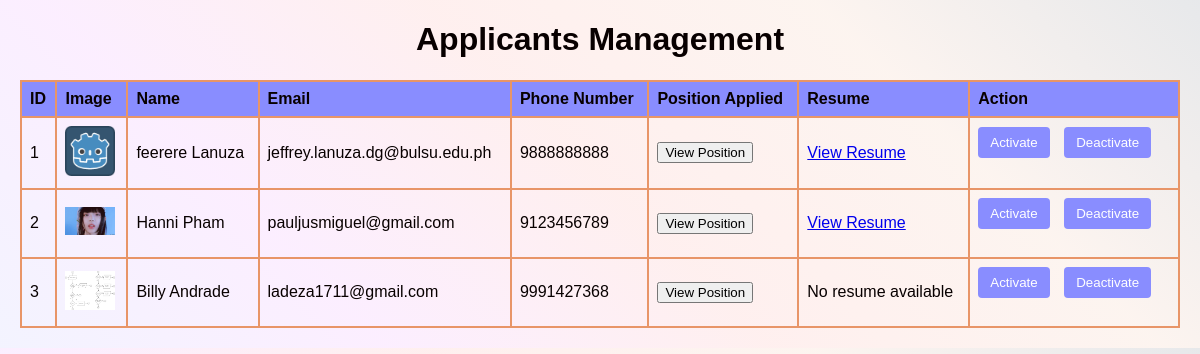
Before: /jobseeker_list/ (signed in) with the older database file.
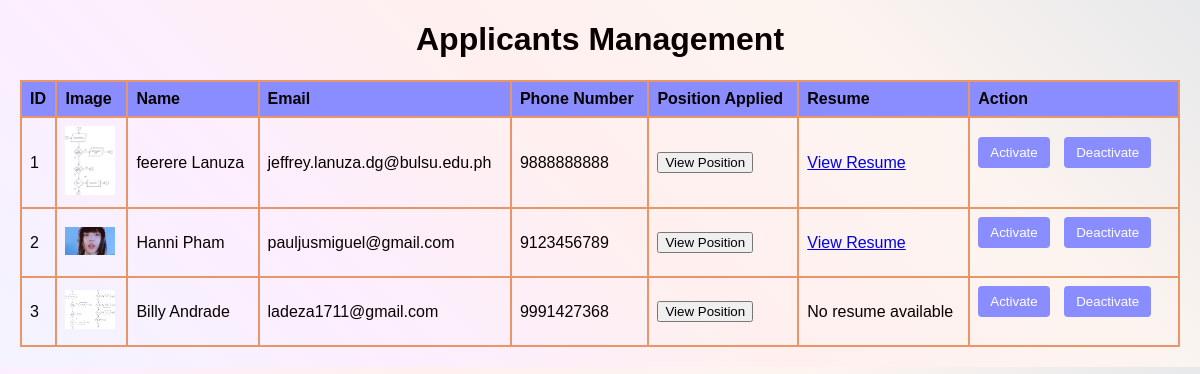
After: the same page with the newer database file.
### venari/models.py (models this page shows, shortened)
class job_seeker(models.Model):
    user = models.ForeignKey(User, on_delete=models.CASCADE)
    status = models.CharField(max_length=50, null = True)
    password = models.CharField(max_length=100, null= True)
    email = models.CharField(max_length=100, null=True)
    phone_number = models.IntegerField(max_length=20)
    profile_image = models.ImageField(upload_to="")
    gender = models.CharField(max_length=10, null=True)
    address = models.CharField(max_length=100, null=True)
    occupation = models.CharField(max_length=100, null=True)
    age = models.CharField(max_length=15, null=True)
    user_type = models.CharField(max_length=30)
    bio = models.CharField(max_length=100, null=True)
    bookmarks = models.ManyToManyField('post_jobs', blank=True)
    resume = models.FileField(upload_to='', null=True)
    skills = models.CharField(max_length=100, null=True)

### venari/views.py (the view)
# urls.py: path("jobseeker_list/", views.view_jobseeker, name="edit jobseeker status"),
def view_jobseeker(request):
    if not request.user.is_authenticated:
        return redirect("/admin_login")
    applicants = job_seeker.objects.all()
    return render(request, "jobseeker_list.html", {'applicants':applicants})

### venari/templates/jobseeker_list.html (shortened to what this page needs)
<!DOCTYPE html>
<html lang="en">
<head>
</head>
<body>
<h1><center>Applicants Management</center></h1>
<table>
    <thead>
        <tr>
            <th>ID</th>
            <th>Image</th>
            <th>Name</th>
            <th>Email</th>
            <th>Phone Number</th>
            <th>Position Applied</th>
            <th>Resume</th>
            <th>Action</th>
        </tr>
    </thead>
    <tbody>
        {% for applicant in applicants %}
        <tr id="applicant1">
            <td>{{forloop.counter}}</td>
            <td><img src="{{applicant.profile_image.url}}" alt="Applicant Image" width="50px"></td>
            <td>{{applicant.user.get_full_name}}</td>
            <td>{{applicant.user.email}}</td>
            <td>{{applicant.phone_number}}</td>
            <td>
                <button onclick="openModal('applicant1')">View Position</button>
            </td>
            <td>
            {% if applicant.resume %}
            <a href="{{ applicant.resume.url }}" target="_blank">View Resume</a>
            {% else %}
            No resume available
            {% endif %}
            <td>
            <div class="action-btns">
                <button onclick="activateApplicant(' {{applicant.id}}' )" onmousedown="this.classList.add('clicked')" onmouseup="this.classList.remove('clicked')">Activate</button>
                <button onclick="deactivateApplicant(' {{applicant.id}}')" onmousedown="this.classList.add('clicked')" onmouseup="this.classList.remove('clicked')">Deactivate</button>
            </div>
            </td>
        </tr>
        {% endfor %}
    </tbody>
</table>
</body>
</html>

### venari/templates/jobseeker_list.html (style rules this page uses)
body { font-family: Arial, sans-serif; margin: 20px; background: linear-gradient(45deg, rgba(137, 141, 255, 0.1), rgba(223, 90, 255, 0.1), rgba(251, 103, 95, 0.1), rgba(232, 149, 104, 0.1), rgba(18, 34, 56, 0.1)); color: rgb(8, 0, 0); }
table { border-collapse: collapse; width: 100%; }
th, td { border: 2px solid #E89568; padding: 8px; text-align: left; }
th { background-color: #898DFF; }
.action-btns { margin-bottom: 10px; }
.action-btns button { margin-right: 10px; margin-bottom: 10px; padding: 8px 12px; background-color: #898DFF; color: white; border: none; border-radius: 4px; cursor: pointer; transition: background-color 0.3s ease; }

Changed rows visible on the page:
changed job_seeker "feerere Lanuza": profile_image: a different picture
